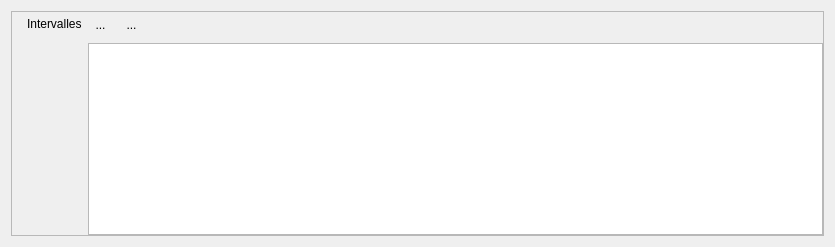
                    <widget class="QWidget" name="stackPondIval">
                     <layout class="QGridLayout" name="gridLayout_20">
                      <item row="0" column="0">
                       <widget class="QFrame" name="pondIvalFrame">
                        <property name="frameShape">
                         <enum>QFrame::StyledPanel</enum>
                        </property>
                        <property name="frameShadow">
                         <enum>QFrame::Raised</enum>
                        </property>
                        <layout class="QGridLayout" name="gridLayout_19">
                         <property name="leftMargin">
                          <number>0</number>
                         </property>
                         <property name="topMargin">
                          <number>0</number>
                         </property>
                         <property name="rightMargin">
                          <number>0</number>
                         </property>
                         <property name="bottomMargin">
                          <number>0</number>
                         </property>
                         <item row="0" column="4">
                          <spacer name="horizontalSpacer_12">
                           <property name="orientation">
                            <enum>Qt::Horizontal</enum>
                           </property>
                           <property name="sizeHint" stdset="0">
                            <size>
                             <width>673</width>
                             <height>20</height>
                            </size>
                           </property>
                          </spacer>
                         </item>
                         <item row="1" column="2" colspan="3">
                          <widget class="QTableView" name="pondIvalView">
                           <property name="minimumSize">
                            <size>
                             <width>200</width>
                             <height>100</height>
                            </size>
                           </property>
                           <property name="dragEnabled">
                            <bool>true</bool>
                           </property>
                          </widget>
                         </item>
                         <item row="0" column="2">
                          <widget class="QToolButton" name="pondIvalPlus">
                           <property name="minimumSize">
                            <size>
                             <width>25</width>
                             <height>25</height>
                            </size>
                           </property>
                           <property name="toolTip">
                            <string>Ajouter un intervalle</string>
                           </property>
                           <property name="text">
                            <string>...</string>
                           </property>
                           <property name="icon">
                            <iconset>
                             <normaloff>:/plugins/eco_cont/icons/symbologyAdd.svg</normaloff>:/plugins/eco_cont/icons/symbologyAdd.svg</iconset>
                           </property>
                           <property name="autoRaise">
                            <bool>true</bool>
                           </property>
                          </widget>
                         </item>
                         <item row="0" column="3">
                          <widget class="QToolButton" name="pondIvalMinus">
                           <property name="minimumSize">
                            <size>
                             <width>25</width>
                             <height>25</height>
                            </size>
                           </property>
                           <property name="toolTip">
                            <string>Supprimer l'intervalle sélectionné</string>
                           </property>
                           <property name="text">
                            <string>...</string>
                           </property>
                           <property name="icon">
                            <iconset>
                             <normaloff>:/plugins/eco_cont/icons/symbologyRemove.svg</normaloff>:/plugins/eco_cont/icons/symbologyRemove.svg</iconset>
                           </property>
                           <property name="autoRaise">
                            <bool>true</bool>
                           </property>
                          </widget>
                         </item>
                         <item row="0" column="1">
                          <widget class="QLabel" name="pondDirectLayerLabel_2">
                           <property name="sizePolicy">
                            <sizepolicy hsizetype="Fixed" vsizetype="Fixed">
                             <horstretch>0</horstretch>
                             <verstretch>0</verstretch>
                            </sizepolicy>
                           </property>
                           <property name="text">
                            <string>Intervalles</string>
                           </property>
                          </widget>
                         </item>
                         <item row="0" column="0">
                          <spacer name="horizontalSpacer_13">
                           <property name="orientation">
                            <enum>Qt::Horizontal</enum>
                           </property>
                           <property name="sizeType">
                            <enum>QSizePolicy::Fixed</enum>
                           </property>
                           <property name="sizeHint" stdset="0">
                            <size>
                             <width>15</width>
                             <height>13</height>
                            </size>
                           </property>
                          </spacer>
                         </item>
                        </layout>
                       </widget>
                      </item>
                     </layout>
                    </widget>
